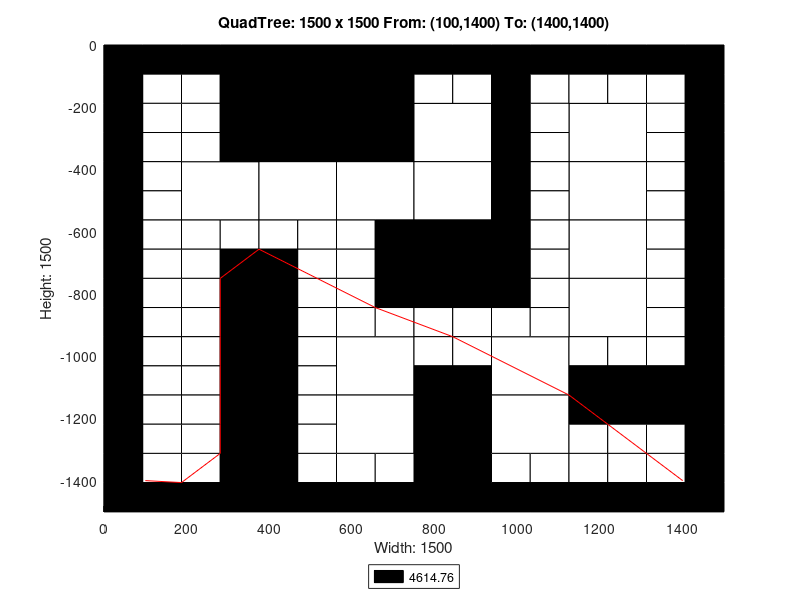

Write the MATLAB code that produced this figure.
axis([0 1500 -1500 0]);
title('QuadTree: 1500 x 1500 From: (100,1400) To: (1400,1400)');
xlabel('Width: 1500');
ylabel('Height: 1500');
rectangle('Position',[375 -375 375 375], 'FaceColor',[0 0 0]);
rectangle('Position',[187.5 -562.5 187.5 187.5], 'FaceColor',[1 1 1]);
rectangle('Position',[375 -562.5 187.5 187.5], 'FaceColor',[1 1 1]);
rectangle('Position',[562.5 -562.5 187.5 187.5], 'FaceColor',[1 1 1]);
rectangle('Position',[750 -375 187.5 187.5], 'FaceColor',[1 1 1]);
rectangle('Position',[1125 -375 187.5 187.5], 'FaceColor',[1 1 1]);
rectangle('Position',[750 -562.5 187.5 187.5], 'FaceColor',[1 1 1]);
rectangle('Position',[750 -750 187.5 187.5], 'FaceColor',[0 0 0]);
rectangle('Position',[1125 -562.5 187.5 187.5], 'FaceColor',[1 1 1]);
rectangle('Position',[1125 -750 187.5 187.5], 'FaceColor',[1 1 1]);
rectangle('Position',[562.5 -1125 187.5 187.5], 'FaceColor',[1 1 1]);
rectangle('Position',[562.5 -1312.5 187.5 187.5], 'FaceColor',[1 1 1]);
rectangle('Position',[937.5 -1125 187.5 187.5], 'FaceColor',[1 1 1]);
rectangle('Position',[1125 -937.5 187.5 187.5], 'FaceColor',[1 1 1]);
rectangle('Position',[750 -1312.5 187.5 187.5], 'FaceColor',[0 0 0]);
rectangle('Position',[937.5 -1312.5 187.5 187.5], 'FaceColor',[1 1 1]);
rectangle('Position',[750 -1500 187.5 187.5], 'FaceColor',[0 0 0]);
rectangle('Position',[0 -93.75 93.75 93.75], 'FaceColor',[0 0 0]);
rectangle('Position',[93.75 -93.75 93.75 93.75], 'FaceColor',[0 0 0]);
rectangle('Position',[0 -187.5 93.75 93.75], 'FaceColor',[0 0 0]);
rectangle('Position',[93.75 -187.5 93.75 93.75], 'FaceColor',[1 1 1]);
rectangle('Position',[187.5 -93.75 93.75 93.75], 'FaceColor',[0 0 0]);
rectangle('Position',[281.25 -93.75 93.75 93.75], 'FaceColor',[0 0 0]);
rectangle('Position',[187.5 -187.5 93.75 93.75], 'FaceColor',[1 1 1]);
rectangle('Position',[281.25 -187.5 93.75 93.75], 'FaceColor',[0 0 0]);
rectangle('Position',[0 -281.25 93.75 93.75], 'FaceColor',[0 0 0]);
rectangle('Position',[93.75 -281.25 93.75 93.75], 'FaceColor',[1 1 1]);
rectangle('Position',[0 -375 93.75 93.75], 'FaceColor',[0 0 0]);
rectangle('Position',[93.75 -375 93.75 93.75], 'FaceColor',[1 1 1]);
rectangle('Position',[187.5 -281.25 93.75 93.75], 'FaceColor',[1 1 1]);
rectangle('Position',[281.25 -281.25 93.75 93.75], 'FaceColor',[0 0 0]);
rectangle('Position',[187.5 -375 93.75 93.75], 'FaceColor',[1 1 1]);
rectangle('Position',[281.25 -375 93.75 93.75], 'FaceColor',[0 0 0]);
rectangle('Position',[0 -468.75 93.75 93.75], 'FaceColor',[0 0 0]);
rectangle('Position',[93.75 -468.75 93.75 93.75], 'FaceColor',[1 1 1]);
rectangle('Position',[0 -562.5 93.75 93.75], 'FaceColor',[0 0 0]);
rectangle('Position',[93.75 -562.5 93.75 93.75], 'FaceColor',[1 1 1]);
rectangle('Position',[0 -656.25 93.75 93.75], 'FaceColor',[0 0 0]);
rectangle('Position',[93.75 -656.25 93.75 93.75], 'FaceColor',[1 1 1]);
rectangle('Position',[0 -750 93.75 93.75], 'FaceColor',[0 0 0]);
rectangle('Position',[93.75 -750 93.75 93.75], 'FaceColor',[1 1 1]);
rectangle('Position',[187.5 -656.25 93.75 93.75], 'FaceColor',[1 1 1]);
rectangle('Position',[281.25 -656.25 93.75 93.75], 'FaceColor',[1 1 1]);
rectangle('Position',[187.5 -750 93.75 93.75], 'FaceColor',[1 1 1]);
rectangle('Position',[281.25 -750 93.75 93.75], 'FaceColor',[0 0 0]);
rectangle('Position',[375 -656.25 93.75 93.75], 'FaceColor',[1 1 1]);
rectangle('Position',[468.75 -656.25 93.75 93.75], 'FaceColor',[1 1 1]);
rectangle('Position',[375 -750 93.75 93.75], 'FaceColor',[0 0 0]);
rectangle('Position',[468.75 -750 93.75 93.75], 'FaceColor',[1 1 1]);
rectangle('Position',[562.5 -656.25 93.75 93.75], 'FaceColor',[1 1 1]);
rectangle('Position',[656.25 -656.25 93.75 93.75], 'FaceColor',[0 0 0]);
rectangle('Position',[562.5 -750 93.75 93.75], 'FaceColor',[1 1 1]);
rectangle('Position',[656.25 -750 93.75 93.75], 'FaceColor',[0 0 0]);
rectangle('Position',[750 -93.75 93.75 93.75], 'FaceColor',[0 0 0]);
rectangle('Position',[843.75 -93.75 93.75 93.75], 'FaceColor',[0 0 0]);
rectangle('Position',[750 -187.5 93.75 93.75], 'FaceColor',[1 1 1]);
rectangle('Position',[843.75 -187.5 93.75 93.75], 'FaceColor',[1 1 1]);
rectangle('Position',[937.5 -93.75 93.75 93.75], 'FaceColor',[0 0 0]);
rectangle('Position',[1031.25 -93.75 93.75 93.75], 'FaceColor',[0 0 0]);
rectangle('Position',[937.5 -187.5 93.75 93.75], 'FaceColor',[0 0 0]);
rectangle('Position',[1031.25 -187.5 93.75 93.75], 'FaceColor',[1 1 1]);
rectangle('Position',[937.5 -281.25 93.75 93.75], 'FaceColor',[0 0 0]);
rectangle('Position',[1031.25 -281.25 93.75 93.75], 'FaceColor',[1 1 1]);
rectangle('Position',[937.5 -375 93.75 93.75], 'FaceColor',[0 0 0]);
rectangle('Position',[1031.25 -375 93.75 93.75], 'FaceColor',[1 1 1]);
rectangle('Position',[1125 -93.75 93.75 93.75], 'FaceColor',[0 0 0]);
rectangle('Position',[1218.75 -93.75 93.75 93.75], 'FaceColor',[0 0 0]);
rectangle('Position',[1125 -187.5 93.75 93.75], 'FaceColor',[1 1 1]);
rectangle('Position',[1218.75 -187.5 93.75 93.75], 'FaceColor',[1 1 1]);
rectangle('Position',[1312.5 -93.75 93.75 93.75], 'FaceColor',[0 0 0]);
rectangle('Position',[1406.25 -93.75 93.75 93.75], 'FaceColor',[0 0 0]);
rectangle('Position',[1312.5 -187.5 93.75 93.75], 'FaceColor',[1 1 1]);
rectangle('Position',[1406.25 -187.5 93.75 93.75], 'FaceColor',[0 0 0]);
rectangle('Position',[1312.5 -281.25 93.75 93.75], 'FaceColor',[1 1 1]);
rectangle('Position',[1406.25 -281.25 93.75 93.75], 'FaceColor',[0 0 0]);
rectangle('Position',[1312.5 -375 93.75 93.75], 'FaceColor',[1 1 1]);
rectangle('Position',[1406.25 -375 93.75 93.75], 'FaceColor',[0 0 0]);
rectangle('Position',[937.5 -468.75 93.75 93.75], 'FaceColor',[0 0 0]);
rectangle('Position',[1031.25 -468.75 93.75 93.75], 'FaceColor',[1 1 1]);
rectangle('Position',[937.5 -562.5 93.75 93.75], 'FaceColor',[0 0 0]);
rectangle('Position',[1031.25 -562.5 93.75 93.75], 'FaceColor',[1 1 1]);
rectangle('Position',[937.5 -656.25 93.75 93.75], 'FaceColor',[0 0 0]);
rectangle('Position',[1031.25 -656.25 93.75 93.75], 'FaceColor',[1 1 1]);
rectangle('Position',[937.5 -750 93.75 93.75], 'FaceColor',[0 0 0]);
rectangle('Position',[1031.25 -750 93.75 93.75], 'FaceColor',[1 1 1]);
rectangle('Position',[1312.5 -468.75 93.75 93.75], 'FaceColor',[1 1 1]);
rectangle('Position',[1406.25 -468.75 93.75 93.75], 'FaceColor',[0 0 0]);
rectangle('Position',[1312.5 -562.5 93.75 93.75], 'FaceColor',[1 1 1]);
rectangle('Position',[1406.25 -562.5 93.75 93.75], 'FaceColor',[0 0 0]);
rectangle('Position',[1312.5 -656.25 93.75 93.75], 'FaceColor',[1 1 1]);
rectangle('Position',[1406.25 -656.25 93.75 93.75], 'FaceColor',[0 0 0]);
rectangle('Position',[1312.5 -750 93.75 93.75], 'FaceColor',[1 1 1]);
rectangle('Position',[1406.25 -750 93.75 93.75], 'FaceColor',[0 0 0]);
rectangle('Position',[0 -843.75 93.75 93.75], 'FaceColor',[0 0 0]);
rectangle('Position',[93.75 -843.75 93.75 93.75], 'FaceColor',[1 1 1]);
rectangle('Position',[0 -937.5 93.75 93.75], 'FaceColor',[0 0 0]);
rectangle('Position',[93.75 -937.5 93.75 93.75], 'FaceColor',[1 1 1]);
rectangle('Position',[187.5 -843.75 93.75 93.75], 'FaceColor',[1 1 1]);
rectangle('Position',[281.25 -843.75 93.75 93.75], 'FaceColor',[0 0 0]);
rectangle('Position',[187.5 -937.5 93.75 93.75], 'FaceColor',[1 1 1]);
rectangle('Position',[281.25 -937.5 93.75 93.75], 'FaceColor',[0 0 0]);
rectangle('Position',[0 -1031.25 93.75 93.75], 'FaceColor',[0 0 0]);
rectangle('Position',[93.75 -1031.25 93.75 93.75], 'FaceColor',[1 1 1]);
rectangle('Position',[0 -1125 93.75 93.75], 'FaceColor',[0 0 0]);
rectangle('Position',[93.75 -1125 93.75 93.75], 'FaceColor',[1 1 1]);
rectangle('Position',[187.5 -1031.25 93.75 93.75], 'FaceColor',[1 1 1]);
rectangle('Position',[281.25 -1031.25 93.75 93.75], 'FaceColor',[0 0 0]);
rectangle('Position',[187.5 -1125 93.75 93.75], 'FaceColor',[1 1 1]);
rectangle('Position',[281.25 -1125 93.75 93.75], 'FaceColor',[0 0 0]);
rectangle('Position',[375 -843.75 93.75 93.75], 'FaceColor',[0 0 0]);
rectangle('Position',[468.75 -843.75 93.75 93.75], 'FaceColor',[1 1 1]);
rectangle('Position',[375 -937.5 93.75 93.75], 'FaceColor',[0 0 0]);
rectangle('Position',[468.75 -937.5 93.75 93.75], 'FaceColor',[1 1 1]);
rectangle('Position',[562.5 -843.75 93.75 93.75], 'FaceColor',[1 1 1]);
rectangle('Position',[656.25 -843.75 93.75 93.75], 'FaceColor',[0 0 0]);
rectangle('Position',[562.5 -937.5 93.75 93.75], 'FaceColor',[1 1 1]);
rectangle('Position',[656.25 -937.5 93.75 93.75], 'FaceColor',[1 1 1]);
rectangle('Position',[375 -1031.25 93.75 93.75], 'FaceColor',[0 0 0]);
rectangle('Position',[468.75 -1031.25 93.75 93.75], 'FaceColor',[1 1 1]);
rectangle('Position',[375 -1125 93.75 93.75], 'FaceColor',[0 0 0]);
rectangle('Position',[468.75 -1125 93.75 93.75], 'FaceColor',[1 1 1]);
rectangle('Position',[0 -1218.75 93.75 93.75], 'FaceColor',[0 0 0]);
rectangle('Position',[93.75 -1218.75 93.75 93.75], 'FaceColor',[1 1 1]);
rectangle('Position',[0 -1312.5 93.75 93.75], 'FaceColor',[0 0 0]);
rectangle('Position',[93.75 -1312.5 93.75 93.75], 'FaceColor',[1 1 1]);
rectangle('Position',[187.5 -1218.75 93.75 93.75], 'FaceColor',[1 1 1]);
rectangle('Position',[281.25 -1218.75 93.75 93.75], 'FaceColor',[0 0 0]);
rectangle('Position',[187.5 -1312.5 93.75 93.75], 'FaceColor',[1 1 1]);
rectangle('Position',[281.25 -1312.5 93.75 93.75], 'FaceColor',[0 0 0]);
rectangle('Position',[0 -1406.25 93.75 93.75], 'FaceColor',[0 0 0]);
rectangle('Position',[93.75 -1406.25 93.75 93.75], 'FaceColor',[1 1 1]);
rectangle('Position',[0 -1500 93.75 93.75], 'FaceColor',[0 0 0]);
rectangle('Position',[93.75 -1500 93.75 93.75], 'FaceColor',[0 0 0]);
rectangle('Position',[187.5 -1406.25 93.75 93.75], 'FaceColor',[1 1 1]);
rectangle('Position',[281.25 -1406.25 93.75 93.75], 'FaceColor',[0 0 0]);
rectangle('Position',[187.5 -1500 93.75 93.75], 'FaceColor',[0 0 0]);
rectangle('Position',[281.25 -1500 93.75 93.75], 'FaceColor',[0 0 0]);
rectangle('Position',[375 -1218.75 93.75 93.75], 'FaceColor',[0 0 0]);
rectangle('Position',[468.75 -1218.75 93.75 93.75], 'FaceColor',[1 1 1]);
rectangle('Position',[375 -1312.5 93.75 93.75], 'FaceColor',[0 0 0]);
rectangle('Position',[468.75 -1312.5 93.75 93.75], 'FaceColor',[1 1 1]);
rectangle('Position',[375 -1406.25 93.75 93.75], 'FaceColor',[0 0 0]);
rectangle('Position',[468.75 -1406.25 93.75 93.75], 'FaceColor',[1 1 1]);
rectangle('Position',[375 -1500 93.75 93.75], 'FaceColor',[0 0 0]);
rectangle('Position',[468.75 -1500 93.75 93.75], 'FaceColor',[0 0 0]);
rectangle('Position',[562.5 -1406.25 93.75 93.75], 'FaceColor',[1 1 1]);
rectangle('Position',[656.25 -1406.25 93.75 93.75], 'FaceColor',[1 1 1]);
rectangle('Position',[562.5 -1500 93.75 93.75], 'FaceColor',[0 0 0]);
rectangle('Position',[656.25 -1500 93.75 93.75], 'FaceColor',[0 0 0]);
rectangle('Position',[750 -843.75 93.75 93.75], 'FaceColor',[0 0 0]);
rectangle('Position',[843.75 -843.75 93.75 93.75], 'FaceColor',[0 0 0]);
rectangle('Position',[750 -937.5 93.75 93.75], 'FaceColor',[1 1 1]);
rectangle('Position',[843.75 -937.5 93.75 93.75], 'FaceColor',[1 1 1]);
rectangle('Position',[937.5 -843.75 93.75 93.75], 'FaceColor',[0 0 0]);
rectangle('Position',[1031.25 -843.75 93.75 93.75], 'FaceColor',[1 1 1]);
rectangle('Position',[937.5 -937.5 93.75 93.75], 'FaceColor',[1 1 1]);
rectangle('Position',[1031.25 -937.5 93.75 93.75], 'FaceColor',[1 1 1]);
rectangle('Position',[750 -1031.25 93.75 93.75], 'FaceColor',[1 1 1]);
rectangle('Position',[843.75 -1031.25 93.75 93.75], 'FaceColor',[1 1 1]);
rectangle('Position',[750 -1125 93.75 93.75], 'FaceColor',[0 0 0]);
rectangle('Position',[843.75 -1125 93.75 93.75], 'FaceColor',[0 0 0]);
rectangle('Position',[1312.5 -843.75 93.75 93.75], 'FaceColor',[1 1 1]);
rectangle('Position',[1406.25 -843.75 93.75 93.75], 'FaceColor',[0 0 0]);
rectangle('Position',[1312.5 -937.5 93.75 93.75], 'FaceColor',[1 1 1]);
rectangle('Position',[1406.25 -937.5 93.75 93.75], 'FaceColor',[0 0 0]);
rectangle('Position',[1125 -1031.25 93.75 93.75], 'FaceColor',[1 1 1]);
rectangle('Position',[1218.75 -1031.25 93.75 93.75], 'FaceColor',[1 1 1]);
rectangle('Position',[1125 -1125 93.75 93.75], 'FaceColor',[0 0 0]);
rectangle('Position',[1218.75 -1125 93.75 93.75], 'FaceColor',[0 0 0]);
rectangle('Position',[1312.5 -1031.25 93.75 93.75], 'FaceColor',[1 1 1]);
rectangle('Position',[1406.25 -1031.25 93.75 93.75], 'FaceColor',[0 0 0]);
rectangle('Position',[1312.5 -1125 93.75 93.75], 'FaceColor',[0 0 0]);
rectangle('Position',[1406.25 -1125 93.75 93.75], 'FaceColor',[0 0 0]);
rectangle('Position',[937.5 -1406.25 93.75 93.75], 'FaceColor',[1 1 1]);
rectangle('Position',[1031.25 -1406.25 93.75 93.75], 'FaceColor',[1 1 1]);
rectangle('Position',[937.5 -1500 93.75 93.75], 'FaceColor',[0 0 0]);
rectangle('Position',[1031.25 -1500 93.75 93.75], 'FaceColor',[0 0 0]);
rectangle('Position',[1125 -1218.75 93.75 93.75], 'FaceColor',[0 0 0]);
rectangle('Position',[1218.75 -1218.75 93.75 93.75], 'FaceColor',[0 0 0]);
rectangle('Position',[1125 -1312.5 93.75 93.75], 'FaceColor',[1 1 1]);
rectangle('Position',[1218.75 -1312.5 93.75 93.75], 'FaceColor',[1 1 1]);
rectangle('Position',[1312.5 -1218.75 93.75 93.75], 'FaceColor',[0 0 0]);
rectangle('Position',[1406.25 -1218.75 93.75 93.75], 'FaceColor',[0 0 0]);
rectangle('Position',[1312.5 -1312.5 93.75 93.75], 'FaceColor',[1 1 1]);
rectangle('Position',[1406.25 -1312.5 93.75 93.75], 'FaceColor',[0 0 0]);
rectangle('Position',[1125 -1406.25 93.75 93.75], 'FaceColor',[1 1 1]);
rectangle('Position',[1218.75 -1406.25 93.75 93.75], 'FaceColor',[1 1 1]);
rectangle('Position',[1125 -1500 93.75 93.75], 'FaceColor',[0 0 0]);
rectangle('Position',[1218.75 -1500 93.75 93.75], 'FaceColor',[0 0 0]);
rectangle('Position',[1312.5 -1406.25 93.75 93.75], 'FaceColor',[1 1 1]);
rectangle('Position',[1406.25 -1406.25 93.75 93.75], 'FaceColor',[0 0 0]);
rectangle('Position',[1312.5 -1500 93.75 93.75], 'FaceColor',[0 0 0]);
rectangle('Position',[1406.25 -1500 93.75 93.75], 'FaceColor',[0 0 0]);
X=[1400,1400,1312.5,1218.75,1125,1125,843.75,656.25,656.25,656.25,375,375,375,281.25,281.25,281.25,281.25,281.25,281.25,281.25,187.5,100];
Y=[-1400,-1400,-1312.5,-1218.75,-1125,-1125,-937.5,-843.75,-843.75,-843.75,-656.25,-656.25,-656.25,-750,-843.75,-937.5,-1031.25,-1125,-1218.75,-1312.5,-1406.25,-1400];
hold on;
plot(X,Y,'r');
legend('4614.76','Location','southoutside');
